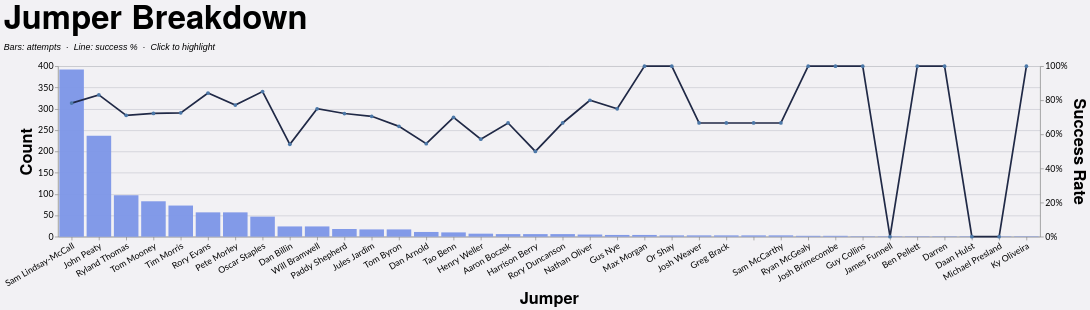

Specify this chart in Vega-Lite:
### Vega-Lite specification from a JSON file in a GitHub repository (floating-point values rounded to 4 significant figures; data arrays with more than 128 entries replaced by an {"elided": "..."} marker saying what was removed)
{"config": {"axis": {"labelFont": "Lato, sans-serif", "titleFont": "PT Sans Narrow, Helvetica Neue, Helvetica, Arial, sans-serif", "labelFontSize": 13, "titleFontSize": 24, "gridColor": "#202947", "gridOpacity": 0.2}, "header": {"labelFont": "PT Sans Narrow, Helvetica Neue, Helvetica, Arial, sans-serif", "titleFont": "PT Sans Narrow, Helvetica Neue, Helvetica, Arial, sans-serif", "labelFontSize": 24, "titleFontSize": 28, "labelFontWeight": "bold", "orient": "left"}, "legend": {"labelFont": "Lato, sans-serif", "titleFont": "PT Sans Narrow, Helvetica Neue, Helvetica, Arial, sans-serif", "labelFontSize": 14, "titleFontSize": 16, "titlePadding": 5, "fillColor": "white", "strokeColor": "black", "padding": 10, "titleFontWeight": "lighter", "titleFontStyle": "italic", "titleColor": "gray", "offset": 10}, "title": {"font": "PT Sans Narrow, Helvetica Neue, Helvetica, Arial, sans-serif", "fontSize": 48, "fontWeight": "bold", "anchor": "start", "align": "center", "titlePadding": 20, "subtitlePadding": 10, "subtitleFontSize": 13, "subtitleColor": "", "subtitleFontStyle": "italic", "offset": 15, "color": "black"}, "axisX": {"labelAngle": 0}, "facet": {"title": null, "header": null, "align": {"row": "each", "column": "each"}}, "resolve": {"scale": {"y": "independent", "facet": "independent"}}, "background": "#f2f1f4"}, "layer": [{"mark": {"type": "bar", "color": "#7d96e8", "opacity": 0.55}, "encoding": {"opacity": {"condition": {"param": "loJumperBreakdownHighlight", "value": 0.95}, "value": 0.25}, "tooltip": [{"field": "jumper", "title": "Jumper", "type": "nominal"}, {"field": "won", "format": ",.0f", "title": "Won", "type": "quantitative"}, {"field": "attempts", "format": ",.0f", "title": "Attempts", "type": "quantitative"}, {"field": "success_rate", "format": ".1%", "title": "Success Rate", "type": "quantitative"}], "x": {"axis": {"labelAngle": -30}, "field": "jumper", "sort": "-y", "title": "Jumper", "type": "nominal"}, "y": {"axis": {"format": ",.0f", "orient": "left"}, "field": "attempts", "title": "Count", "type": "quantitative"}}, "name": "view_11", "transform": [{"filter": "(loSquad == 'All' || datum.squad == loSquad) && (loGameType == 'All' || (loGameType == 'League + Cup' && (datum.game_type == 'League' || datum.game_type == 'Cup')) || (loGameType == 'League only' && datum.game_type == 'League') || datum.game_type == loGameType) && (loOpposition == 'All' || datum.opposition == loOpposition) && (loThrower == 'All' || datum.thrower == loThrower) && (loJumper == 'All' || datum.jumper == loJumper) && (loArea == 'All' || datum.area == loArea) && (loNumbers == 'All' || datum.numbers == loNumbers) && (loCall == 'All' || datum.call == loCall) && (loCallType == 'All' || datum.call_type == loCallType)"}, {"filter": "(loSeason == 'All' || datum.season == loSeason)"}, {"aggregate": [{"op": "count", "as": "attempts"}, {"op": "sum", "field": "won", "as": "won"}], "groupby": ["jumper"]}, {"calculate": "datum.won / datum.attempts", "as": "success_rate"}]}, {"mark": {"type": "line", "color": "#202946", "point": true, "strokeWidth": 2.5}, "encoding": {"opacity": {"condition": {"param": "loJumperBreakdownHighlight", "value": 1}, "value": 0.25}, "tooltip": [{"field": "jumper", "title": "Jumper", "type": "nominal"}, {"field": "won", "format": ",.0f", "title": "Won", "type": "quantitative"}, {"field": "attempts", "format": ",.0f", "title": "Attempts", "type": "quantitative"}, {"field": "success_rate", "format": ".1%", "title": "Success Rate", "type": "quantitative"}], "x": {"axis": {"labelAngle": -30}, "field": "jumper", "sort": "-y", "title": "Jumper", "type": "nominal"}, "y": {"axis": {"format": "%", "orient": "right"}, "field": "success_rate", "scale": {"domain": [0, 1]}, "title": "Success Rate", "type": "quantitative"}}, "transform": [{"filter": "(loSquad == 'All' || datum.squad == loSquad) && (loGameType == 'All' || (loGameType == 'League + Cup' && (datum.game_type == 'League' || datum.game_type == 'Cup')) || (loGameType == 'League only' && datum.game_type == 'League') || datum.game_type == loGameType) && (loOpposition == 'All' || datum.opposition == loOpposition) && (loThrower == 'All' || datum.thrower == loThrower) && (loJumper == 'All' || datum.jumper == loJumper) && (loArea == 'All' || datum.area == loArea) && (loNumbers == 'All' || datum.numbers == loNumbers) && (loCall == 'All' || datum.call == loCall) && (loCallType == 'All' || datum.call_type == loCallType)"}, {"filter": "(loSeason == 'All' || datum.season == loSeason)"}, {"aggregate": [{"op": "count", "as": "attempts"}, {"op": "sum", "field": "won", "as": "won"}], "groupby": ["jumper"]}, {"calculate": "datum.won / datum.attempts", "as": "success_rate"}]}], "data": {"name": "data-9f78a8a80e26132ebc7aef6a8d9c7f48"}, "height": 250, "params": [{"name": "loSquad", "value": "All"}, {"name": "loSeason", "value": "All"}, {"name": "loGameType", "value": "All"}, {"name": "loOpposition", "value": "All"}, {"name": "loThrower", "value": "All"}, {"name": "loJumper", "value": "All"}, {"name": "loArea", "value": "All"}, {"name": "loNumbers", "value": "All"}, {"name": "loCall", "value": "All"}, {"name": "loCallType", "value": "All"}, {"name": "loJumperBreakdownHighlight", "select": {"type": "point", "clear": "dblclick", "fields": ["jumper"], "on": "click"}, "views": ["view_11"]}], "resolve": {"scale": {"y": "independent"}}, "title": {"text": "Jumper Breakdown", "subtitle": "Bars: attempts  ·  Line: success %  ·  Click to highlight"}, "width": {"step": 40}, "$schema": "https://vega.github.io/schema/vega-lite/v5.20.1.json", "datasets": {"data-9f78a8a80e26132ebc7aef6a8d9c7f48": {"elided": "1228 records"}}}
